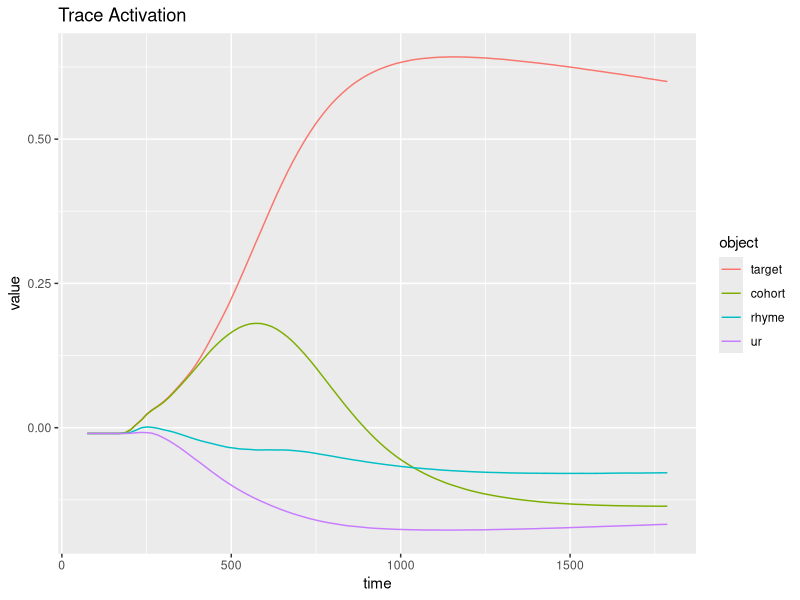
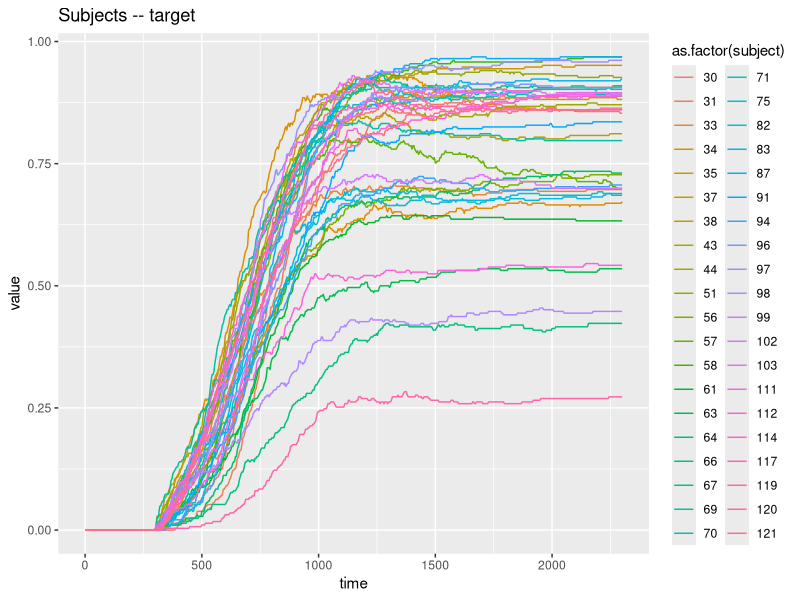
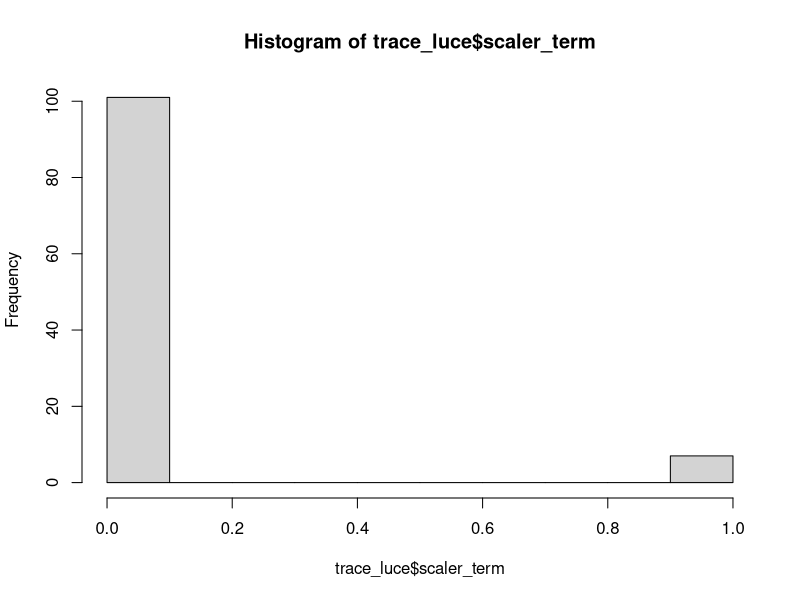
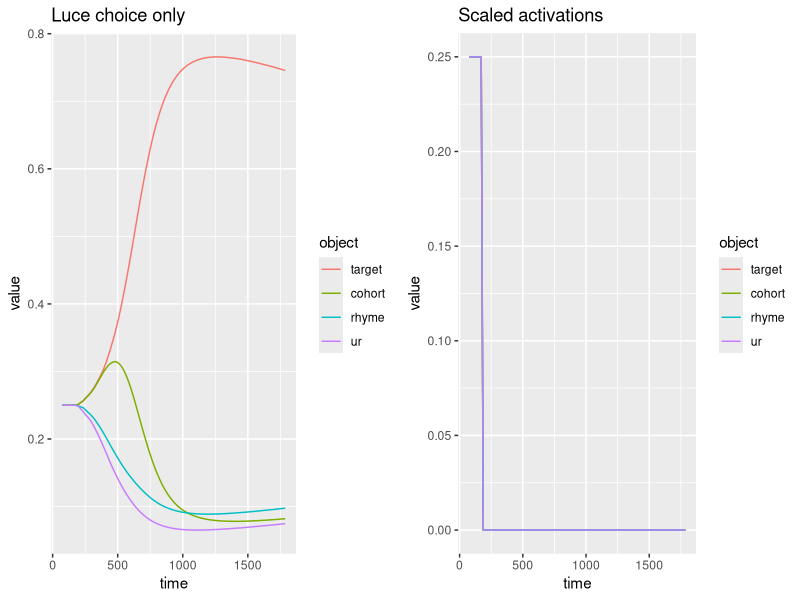
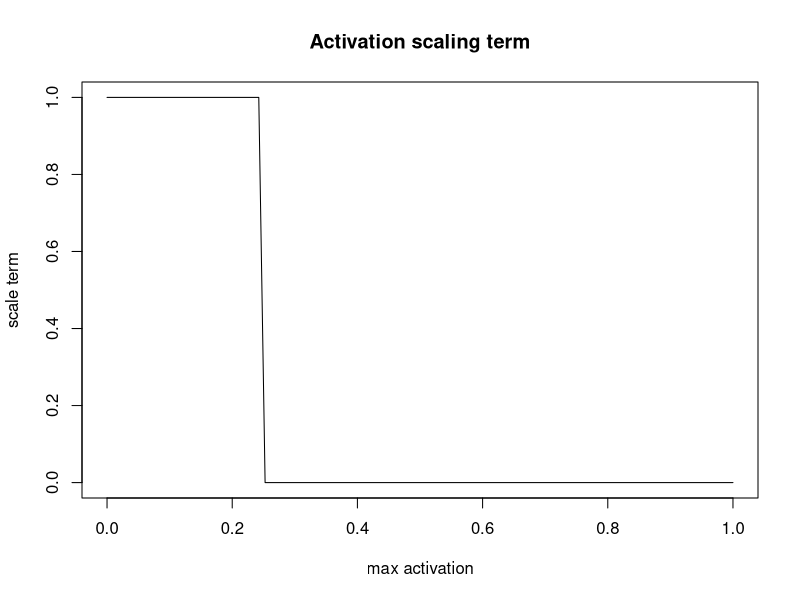
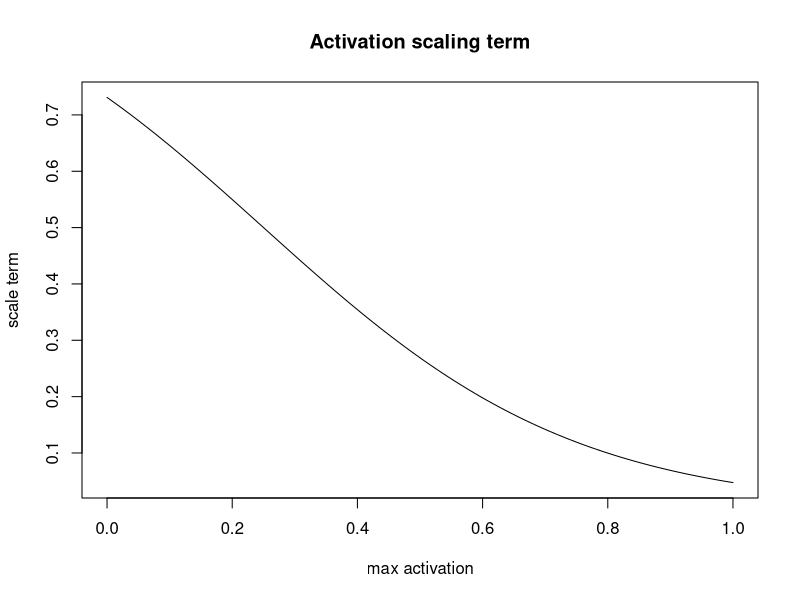

Recreate these plots in R, in order.
## ---- chunk 1
knitr::opts_chunk$set(echo = TRUE, fig.align = 'center', fig.width = 8, fig.height = 6)
library(data.table)
library(ggplot2)
library(gridExtra)
## ---- chunk 2
looks <- fread("../data/bob_trace_data/human_looks.csv")
looks[, unrel := NULL]


trace <- fread("../data/bob_trace_data/trace_curves.csv")
## ---- chunk 3
looks
## ---- chunk 4
trace
## ---- chunk 5
looksm <- melt(looks, id.vars = c("subject", "time"), variable.name = "object")
tracem <- melt(trace, id.vars = c("time"), variable.name = "object")
## ---- chunk 6
ggplot(tracem, aes(time, value, color = object)) + geom_line() + ggtitle("Trace Activation")
## ---- chunk 7
ggplot(looksm[object == "target", ], aes(time, value, color = as.factor(subject)), group = subject) + geom_line() + ggtitle("Subjects -- target")
## ---- chunk 8
## Using tau of 3, between baseline of 2.5 and max of 4
lucer <- function(l, tau = 3) {
  expl <- lapply(l, function(x) {
    exp(tau * x)
  })
  ss <- Reduce(`+`, expl)
  rr <- lapply(expl, function(x) as.data.table(x / ss))
  rr
}
l <- as.list(trace[, -"time", with = FALSE])
trace_luce <- Reduce(`cbind`, (lucer(l)))
names(trace_luce) <- names(l)
trace_luce <- cbind(trace[, .(time)], trace_luce)

# Looks accurate
trace_luce
## ---- chunk 9
scaler <- function(a) { #a is max activation
  s <- 4
  w <- 0.0001
  cc <- 0.25
  den <- 1 + w * exp(-s * (cc - a))^(1/w)
  (ss <- 1/den)
}

## Find maximum activation at each time 
trace_luce[, maxact := max(target, cohort, rhyme, ur), by = time]

## Get scale term
trace_luce[, scaler_term := scaler(maxact)]

## These are basically all zero
summary(trace_luce$scaler_term)
hist(trace_luce$scaler_term)
## ---- chunk 10
trace_scale <- copy(trace_luce)
trace_scale[, `:=`(target = target * scaler_term, 
                   cohort = cohort * scaler_term, 
                   rhyme = rhyme * scaler_term, 
                   ur = ur  * scaler_term)]

## These look wrong
head(trace_scale)
## ---- chunk 11
trace_scale[, `:=`(scaler_term = NULL, maxact = NULL)]
trace_scale <- melt(trace_scale, id.vars = "time", 
                    variable.name = "object")

trace_luce[, `:=`(maxact = NULL, scaler_term = NULL)]
trace_luce <- melt(trace_luce, id.vars = "time", 
                    variable.name = "object")
## ---- chunk 12
p1 <- ggplot(trace_luce, aes(time, value, color = object)) + geom_line() +
  ggtitle("Luce choice only")

p2 <- ggplot(trace_scale, aes(time, value, color = object)) + geom_line() +
  ggtitle("Scaled activations")

grid.arrange(p1, p2, ncol = 2)
## ---- chunk 13
act <- seq(0, 1, length.ou = 100)
plot(act, scaler(act), type = 'l', main = "Activation scaling term", 
     xlab = "max activation", ylab = "scale term")
## ---- chunk 14
scaler2 <- function(a) { #a is max activation
  s <- 4
  #w <- 0.0001
  w <- 1
  cc <- 0.25
  den <- 1 + w * exp(-s * (cc - a))^(1/w)
  (ss <- 1/den)
}

plot(act, scaler2(act), type = 'l', main = "Activation scaling term", 
     xlab = "max activation", ylab = "scale term")

